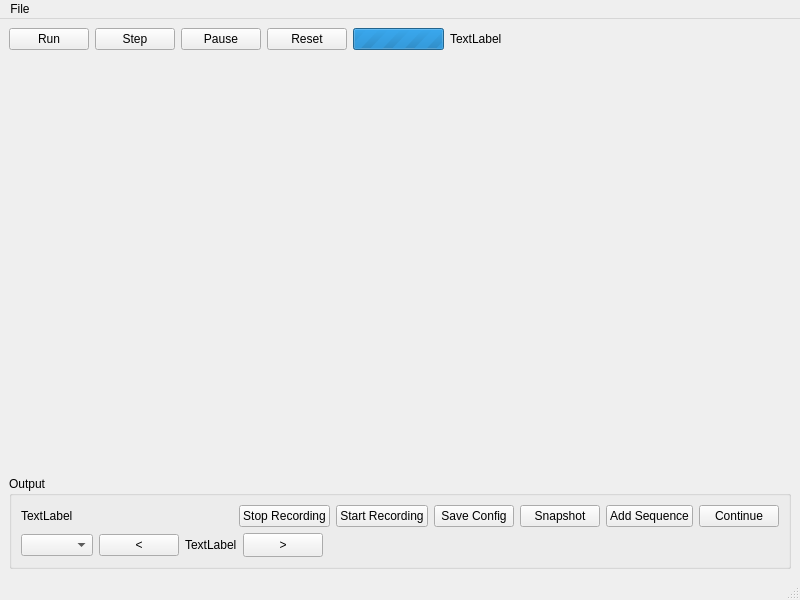
<?xml version="1.0" encoding="UTF-8"?>
<ui version="4.0">
 <class>MainWindow</class>
 <widget class="QMainWindow" name="MainWindow">
  <property name="geometry">
   <rect>
    <x>0</x>
    <y>0</y>
    <width>800</width>
    <height>600</height>
   </rect>
  </property>
  <property name="windowTitle">
   <string>MainWindow</string>
  </property>
  <widget class="QWidget" name="centralwidget">
   <layout class="QVBoxLayout" name="verticalLayout">
    <item>
     <layout class="QHBoxLayout" name="horizontalLayout">
      <property name="sizeConstraint">
       <enum>QLayout::SetMinimumSize</enum>
      </property>
      <property name="bottomMargin">
       <number>0</number>
      </property>
      <item>
       <widget class="QPushButton" name="btnProcess">
        <property name="sizePolicy">
         <sizepolicy hsizetype="Minimum" vsizetype="Minimum">
          <horstretch>0</horstretch>
          <verstretch>0</verstretch>
         </sizepolicy>
        </property>
        <property name="text">
         <string>Run</string>
        </property>
        <property name="icon">
         <iconset theme="media-seek-forward">
          <normaloff/>
         </iconset>
        </property>
       </widget>
      </item>
      <item>
       <widget class="QPushButton" name="btnStep">
        <property name="text">
         <string>Step</string>
        </property>
        <property name="icon">
         <iconset theme="media-playback-start">
          <normaloff/>
         </iconset>
        </property>
       </widget>
      </item>
      <item>
       <widget class="QPushButton" name="btnPause">
        <property name="text">
         <string>Pause</string>
        </property>
        <property name="icon">
         <iconset theme="media-playback-pause">
          <normaloff/>
         </iconset>
        </property>
       </widget>
      </item>
      <item>
       <widget class="QPushButton" name="btnReset">
        <property name="text">
         <string>Reset</string>
        </property>
        <property name="icon">
         <iconset theme="media-playback-stop">
          <normaloff/>
         </iconset>
        </property>
       </widget>
      </item>
      <item>
       <widget class="QProgressBar" name="progressBar">
        <property name="enabled">
         <bool>true</bool>
        </property>
        <property name="sizePolicy">
         <sizepolicy hsizetype="Fixed" vsizetype="Fixed">
          <horstretch>0</horstretch>
          <verstretch>0</verstretch>
         </sizepolicy>
        </property>
        <property name="maximum">
         <number>0</number>
        </property>
        <property name="value">
         <number>-1</number>
        </property>
       </widget>
      </item>
      <item>
       <widget class="QLabel" name="lblStepName">
        <property name="sizePolicy">
         <sizepolicy hsizetype="Expanding" vsizetype="Preferred">
          <horstretch>0</horstretch>
          <verstretch>0</verstretch>
         </sizepolicy>
        </property>
        <property name="text">
         <string>TextLabel</string>
        </property>
       </widget>
      </item>
      <item>
       <spacer name="horizontalSpacer_2">
        <property name="orientation">
         <enum>Qt::Horizontal</enum>
        </property>
        <property name="sizeHint" stdset="0">
         <size>
          <width>40</width>
          <height>20</height>
         </size>
        </property>
       </spacer>
      </item>
     </layout>
    </item>
    <item>
     <layout class="QHBoxLayout" name="horizontalLayout_2">
      <property name="bottomMargin">
       <number>0</number>
      </property>
      <item>
       <spacer name="verticalSpacer">
        <property name="orientation">
         <enum>Qt::Vertical</enum>
        </property>
        <property name="sizeHint" stdset="0">
         <size>
          <width>20</width>
          <height>40</height>
         </size>
        </property>
       </spacer>
      </item>
      <item>
       <widget class="QVTKWidget" name="qvtkWidget">
        <property name="sizePolicy">
         <sizepolicy hsizetype="Preferred" vsizetype="Preferred">
          <horstretch>0</horstretch>
          <verstretch>0</verstretch>
         </sizepolicy>
        </property>
       </widget>
      </item>
      <item>
       <widget class="QLabel" name="lblImage">
        <property name="text">
         <string/>
        </property>
       </widget>
      </item>
     </layout>
    </item>
    <item>
     <widget class="QGroupBox" name="groupRenderer">
      <property name="sizePolicy">
       <sizepolicy hsizetype="Preferred" vsizetype="Preferred">
        <horstretch>0</horstretch>
        <verstretch>0</verstretch>
       </sizepolicy>
      </property>
      <property name="title">
       <string>Output</string>
      </property>
      <property name="flat">
       <bool>false</bool>
      </property>
      <layout class="QVBoxLayout" name="verticalLayout_2">
       <item>
        <layout class="QHBoxLayout" name="horizontalLayout_3">
         <property name="sizeConstraint">
          <enum>QLayout::SetMinimumSize</enum>
         </property>
         <item>
          <widget class="QLabel" name="lblRenderName">
           <property name="sizePolicy">
            <sizepolicy hsizetype="Expanding" vsizetype="Preferred">
             <horstretch>0</horstretch>
             <verstretch>0</verstretch>
            </sizepolicy>
           </property>
           <property name="text">
            <string>TextLabel</string>
           </property>
          </widget>
         </item>
         <item>
          <widget class="QPushButton" name="btnStopRecording">
           <property name="text">
            <string>Stop Recording</string>
           </property>
          </widget>
         </item>
         <item>
          <widget class="QPushButton" name="btnStartRecording">
           <property name="text">
            <string>Start Recording</string>
           </property>
          </widget>
         </item>
         <item>
          <widget class="QPushButton" name="btnSave">
           <property name="text">
            <string>Save Config</string>
           </property>
          </widget>
         </item>
         <item>
          <widget class="QPushButton" name="btnSnapshot">
           <property name="text">
            <string>Snapshot</string>
           </property>
          </widget>
         </item>
         <item>
          <widget class="QPushButton" name="btnAddSequence">
           <property name="text">
            <string>Add Sequence</string>
           </property>
          </widget>
         </item>
         <item>
          <widget class="QPushButton" name="btnContinue">
           <property name="text">
            <string>Continue</string>
           </property>
          </widget>
         </item>
        </layout>
       </item>
       <item>
        <layout class="QHBoxLayout" name="horizontalLayout_4">
         <item>
          <widget class="QComboBox" name="cmbSequence"/>
         </item>
         <item>
          <widget class="QPushButton" name="btnObjectPrevious">
           <property name="sizePolicy">
            <sizepolicy hsizetype="Minimum" vsizetype="Fixed">
             <horstretch>0</horstretch>
             <verstretch>0</verstretch>
            </sizepolicy>
           </property>
           <property name="text">
            <string>&lt;</string>
           </property>
          </widget>
         </item>
         <item>
          <widget class="QLabel" name="lblObject">
           <property name="sizePolicy">
            <sizepolicy hsizetype="Minimum" vsizetype="Preferred">
             <horstretch>0</horstretch>
             <verstretch>0</verstretch>
            </sizepolicy>
           </property>
           <property name="text">
            <string>TextLabel</string>
           </property>
          </widget>
         </item>
         <item>
          <widget class="QPushButton" name="btnObjectNext">
           <property name="sizePolicy">
            <sizepolicy hsizetype="Minimum" vsizetype="Fixed">
             <horstretch>0</horstretch>
             <verstretch>0</verstretch>
            </sizepolicy>
           </property>
           <property name="minimumSize">
            <size>
             <width>24</width>
             <height>24</height>
            </size>
           </property>
           <property name="text">
            <string>&gt;</string>
           </property>
          </widget>
         </item>
         <item>
          <spacer name="horizontalSpacer">
           <property name="orientation">
            <enum>Qt::Horizontal</enum>
           </property>
           <property name="sizeHint" stdset="0">
            <size>
             <width>40</width>
             <height>20</height>
            </size>
           </property>
          </spacer>
         </item>
        </layout>
       </item>
      </layout>
     </widget>
    </item>
   </layout>
  </widget>
  <widget class="QMenuBar" name="menubar">
   <property name="geometry">
    <rect>
     <x>0</x>
     <y>0</y>
     <width>800</width>
     <height>25</height>
    </rect>
   </property>
   <widget class="QMenu" name="menuFile">
    <property name="title">
     <string>File</string>
    </property>
    <addaction name="actionSettings"/>
   </widget>
   <addaction name="menuFile"/>
  </widget>
  <widget class="QStatusBar" name="statusbar"/>
  <action name="actionSettings">
   <property name="text">
    <string>Settings...</string>
   </property>
  </action>
 </widget>
 <customwidgets>
  <customwidget>
   <class>QVTKWidget</class>
   <extends>QWidget</extends>
   <header>QVTKWidget.h</header>
  </customwidget>
 </customwidgets>
 <resources/>
 <connections/>
</ui>
